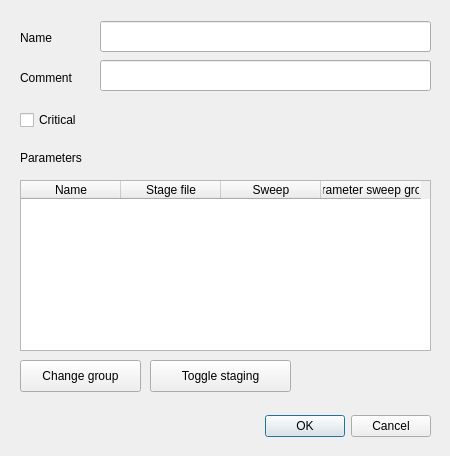
<?xml version="1.0" encoding="UTF-8"?>
<ui version="4.0">
 <class>Dialog</class>
 <widget class="QDialog" name="Dialog">
  <property name="geometry">
   <rect>
    <x>0</x>
    <y>0</y>
    <width>450</width>
    <height>456</height>
   </rect>
  </property>
  <property name="windowTitle">
   <string>Edit task</string>
  </property>
  <widget class="QDialogButtonBox" name="buttonBox">
   <property name="geometry">
    <rect>
     <x>250</x>
     <y>410</y>
     <width>181</width>
     <height>32</height>
    </rect>
   </property>
   <property name="orientation">
    <enum>Qt::Horizontal</enum>
   </property>
   <property name="standardButtons">
    <set>QDialogButtonBox::Cancel|QDialogButtonBox::Ok</set>
   </property>
  </widget>
  <widget class="QLabel" name="labelName">
   <property name="geometry">
    <rect>
     <x>20</x>
     <y>30</y>
     <width>62</width>
     <height>16</height>
    </rect>
   </property>
   <property name="text">
    <string>Name</string>
   </property>
  </widget>
  <widget class="QLabel" name="labelComment">
   <property name="geometry">
    <rect>
     <x>20</x>
     <y>70</y>
     <width>71</width>
     <height>16</height>
    </rect>
   </property>
   <property name="text">
    <string>Comment</string>
   </property>
  </widget>
  <widget class="QLabel" name="labelParameters">
   <property name="geometry">
    <rect>
     <x>20</x>
     <y>150</y>
     <width>91</width>
     <height>16</height>
    </rect>
   </property>
   <property name="text">
    <string>Parameters</string>
   </property>
  </widget>
  <widget class="QTableWidget" name="tableParameters">
   <property name="geometry">
    <rect>
     <x>20</x>
     <y>180</y>
     <width>411</width>
     <height>171</height>
    </rect>
   </property>
   <property name="editTriggers">
    <set>QAbstractItemView::NoEditTriggers</set>
   </property>
   <column>
    <property name="text">
     <string>Name</string>
    </property>
   </column>
   <column>
    <property name="text">
     <string>Stage file</string>
    </property>
   </column>
   <column>
    <property name="text">
     <string>Sweep</string>
    </property>
   </column>
   <column>
    <property name="text">
     <string>Parameter sweep group</string>
    </property>
   </column>
  </widget>
  <widget class="QLineEdit" name="textEditName">
   <property name="geometry">
    <rect>
     <x>100</x>
     <y>21</y>
     <width>331</width>
     <height>31</height>
    </rect>
   </property>
  </widget>
  <widget class="QLineEdit" name="textEditComment">
   <property name="geometry">
    <rect>
     <x>100</x>
     <y>60</y>
     <width>331</width>
     <height>31</height>
    </rect>
   </property>
  </widget>
  <widget class="QPushButton" name="buttonChangeGroup">
   <property name="geometry">
    <rect>
     <x>20</x>
     <y>360</y>
     <width>121</width>
     <height>32</height>
    </rect>
   </property>
   <property name="text">
    <string>Change group</string>
   </property>
  </widget>
  <widget class="QCheckBox" name="checkBoxCritical">
   <property name="geometry">
    <rect>
     <x>20</x>
     <y>110</y>
     <width>87</width>
     <height>20</height>
    </rect>
   </property>
   <property name="text">
    <string>Critical</string>
   </property>
  </widget>
  <widget class="QPushButton" name="buttonToggleStaging">
   <property name="geometry">
    <rect>
     <x>150</x>
     <y>360</y>
     <width>141</width>
     <height>32</height>
    </rect>
   </property>
   <property name="text">
    <string>Toggle staging</string>
   </property>
  </widget>
 </widget>
 <tabstops>
  <tabstop>textEditName</tabstop>
  <tabstop>textEditComment</tabstop>
  <tabstop>checkBoxCritical</tabstop>
  <tabstop>tableParameters</tabstop>
  <tabstop>buttonChangeGroup</tabstop>
  <tabstop>buttonToggleStaging</tabstop>
  <tabstop>buttonBox</tabstop>
 </tabstops>
 <resources/>
 <connections>
  <connection>
   <sender>buttonBox</sender>
   <signal>accepted()</signal>
   <receiver>Dialog</receiver>
   <slot>accept()</slot>
   <hints>
    <hint type="sourcelabel">
     <x>248</x>
     <y>254</y>
    </hint>
    <hint type="destinationlabel">
     <x>157</x>
     <y>274</y>
    </hint>
   </hints>
  </connection>
  <connection>
   <sender>buttonBox</sender>
   <signal>rejected()</signal>
   <receiver>Dialog</receiver>
   <slot>reject()</slot>
   <hints>
    <hint type="sourcelabel">
     <x>316</x>
     <y>260</y>
    </hint>
    <hint type="destinationlabel">
     <x>286</x>
     <y>274</y>
    </hint>
   </hints>
  </connection>
 </connections>
</ui>
